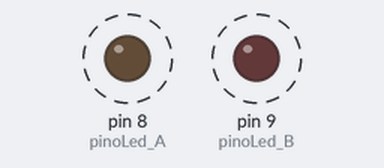
Recording of a sketch running on a simulated Arduino Uno, built with avr-gcc and run on an emulated ATmega328P. Shown: output pins drawn as LEDs (lit = HIGH). Dashed ring = blinking.

Above: at 0.2 s.
Timing chart, 0 to 5.5 s (numbered marks = the images above):
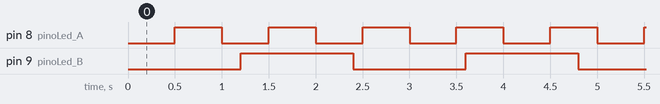

Measured:
- by itself, pin 8 (pinoLed_A): alternates HIGH for 0.50 s and LOW for 0.50 s
- by itself, pin 9 (pinoLed_B): alternates HIGH for 1.2 s and LOW for 1.2 s
- by itself, everything shown: repeats every 12.0 s, in 32 steps

The sketch:

sketch.ino
```cpp
// --- Estrutura para agendamento de tarefas ---
typedef struct {
  void (*funcao)();             // Ponteiro para a função da tarefa
  unsigned long intervalo;      // Intervalo de execução
  unsigned long ultimaExecucao; // Último tempo de execução
} Tarefa;

// --- Pinos dos LEDs ---
const int pinoLed_A = 8;
const int pinoLed_B = 9;

// --- Estados dos LEDs ---
int estadoLed_A = LOW;
int estadoLed_B = LOW;

// --- Funções de protótipo das tarefas ---
void tarefaPiscaLed_A();
void tarefaPiscaLed_B();

// --- Array de tarefas ---
Tarefa tarefas[] = {
  {tarefaPiscaLed_A, 500},   // Tarefa A pisca a cada 500ms
  {tarefaPiscaLed_B, 1200}   // Tarefa B pisca a cada 1200ms
};
const int NUM_TAREFAS = sizeof(tarefas) / sizeof(tarefas[0]);

void setup() {
  pinMode(pinoLed_A, OUTPUT);
  pinMode(pinoLed_B, OUTPUT);
}

void loop() {
  // Nosso Agendador Round-Robin
  unsigned long tempoAtual = millis();

  for (int i = 0; i < NUM_TAREFAS; i++) {
    // Verifica se está na hora da tarefa ser executada
    if (tempoAtual - tarefas[i].ultimaExecucao >= tarefas[i].intervalo) {
      tarefas[i].ultimaExecucao = tempoAtual; // Atualiza o tempo
      tarefas[i].funcao();                    // Executa a função
    }
  }
}

// --- Definição das Tarefas ---

void tarefaPiscaLed_A() {
  estadoLed_A = !estadoLed_A;
  digitalWrite(pinoLed_A, estadoLed_A);
}

void tarefaPiscaLed_B() {
  estadoLed_B = !estadoLed_B;
  digitalWrite(pinoLed_B, estadoLed_B);
}
```
